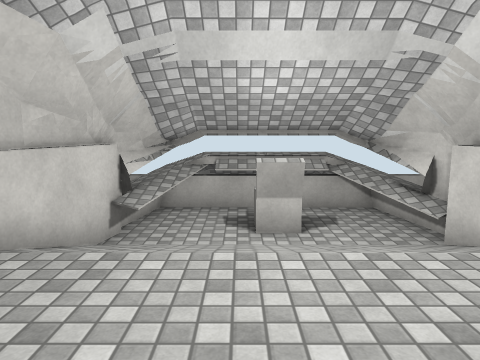
View 1 (above)

12 first-person views from a walk through a 3-D level made in the Unity game engine. The camera is 1.5 m above the floor, tilts 8° down and sees 70° across. The floor is counted in squares, 1 m on a side. Each view is taken from the middle of a square. On the plan, view 1 faces up. The plan holds only what a view shows up to about 16 squares ahead; the rest is blank. The place goes on beyond the plan. The player is left out. Surface patterns are stand-ins for the level's own textures.

View 2
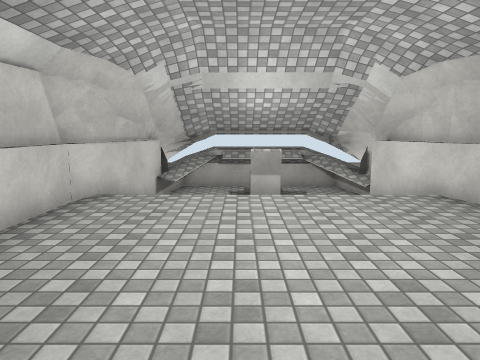

View 3
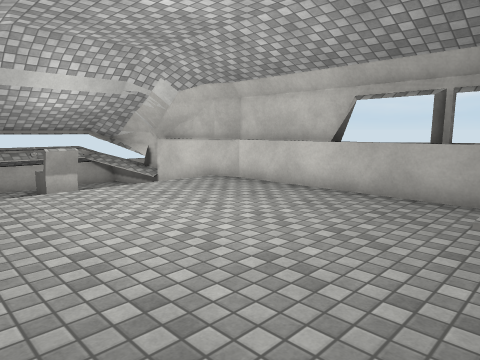

View 4
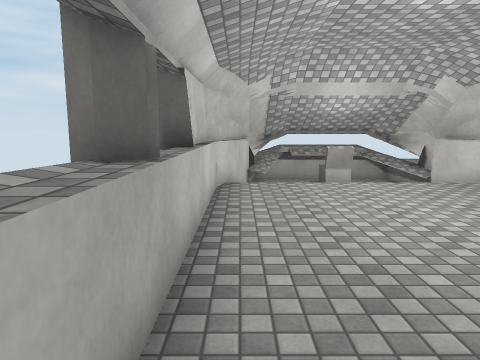

View 5
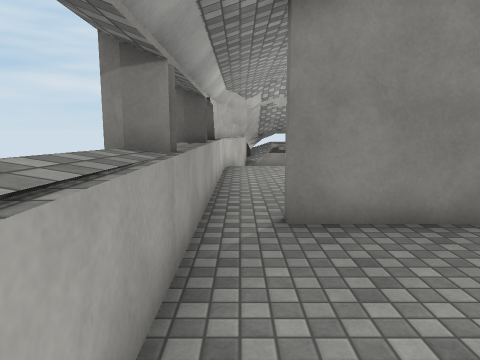

View 6
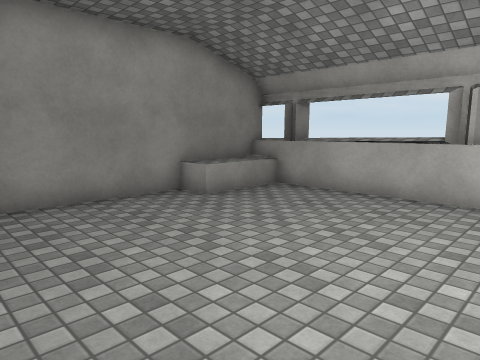

View 7
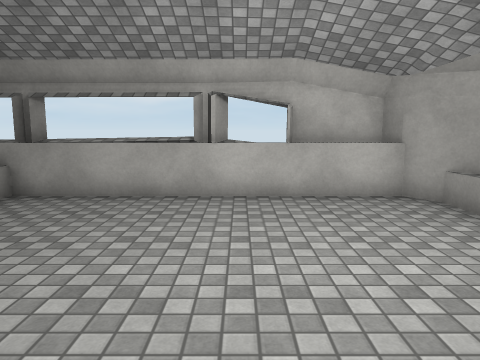

View 8
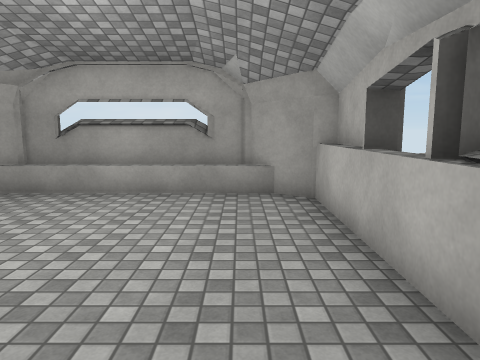

View 9
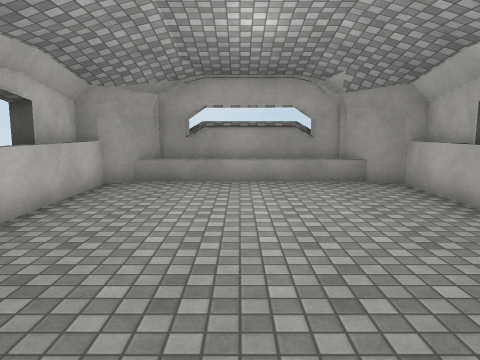

View 10
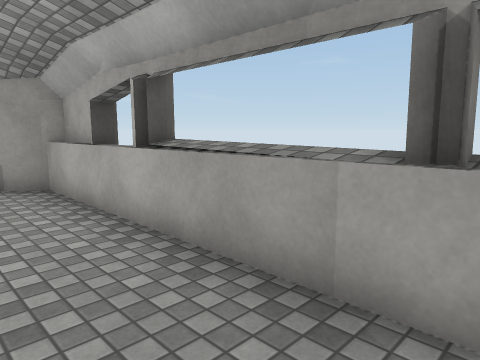

View 11
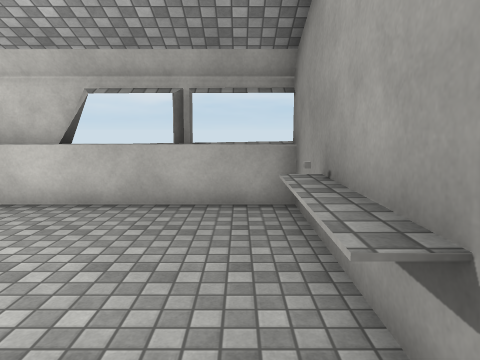

View 12
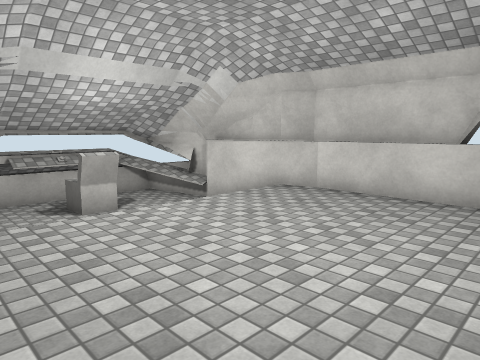

### Floor plan
Key: @ floor where view 1 was taken; # wall or solid block; . main floor; - floor 0.75 m lower than the main floor; / step, stairs or slope; = window, fence, low wall or low ledge; ^ raised ledge; O other object.
Columns run from 5 left of view 1 to 6 right of it. Each row starts with its distance up from view 1.
 10    #######
  9   ###---##
  8   ##-OO-=#
  7   #=-OO--##
  6   #//////##
  5  ##///////#
  4  #........#
  3  #........#
  2  #........##
  1  #........##
  0  #...@....##
 -1  =........=
 -2  =........=^
 -3 ^#........#^
 -4  ^........^^
 -5  ^.########^
 -6  ^.....OOOO^
 -7 ^#........#^
 -8  ^........^^
 -9  ^........^^
-10  ^........^^
-11 ^#........#^
-12  =........=^
-13  #........#^
-14 ^#........##
-15  #........##
-16  ##======###
-17   ########

Positions as (right, up) in squares from view 1, and headings:
1: (0, 0), facing up
2: (0, -4), facing up
3: (-3, -5), facing up-right
4: (-3, -6), facing up
5: (-3, -11), facing up
6: (-3, -13), facing up-right
7: (-3, -12), facing right
8: (-2, -8), facing down
9: (1, -6), facing down
10: (-1, -6), facing down-left
11: (-2, -4), facing right
12: (-3, -2), facing up-right
